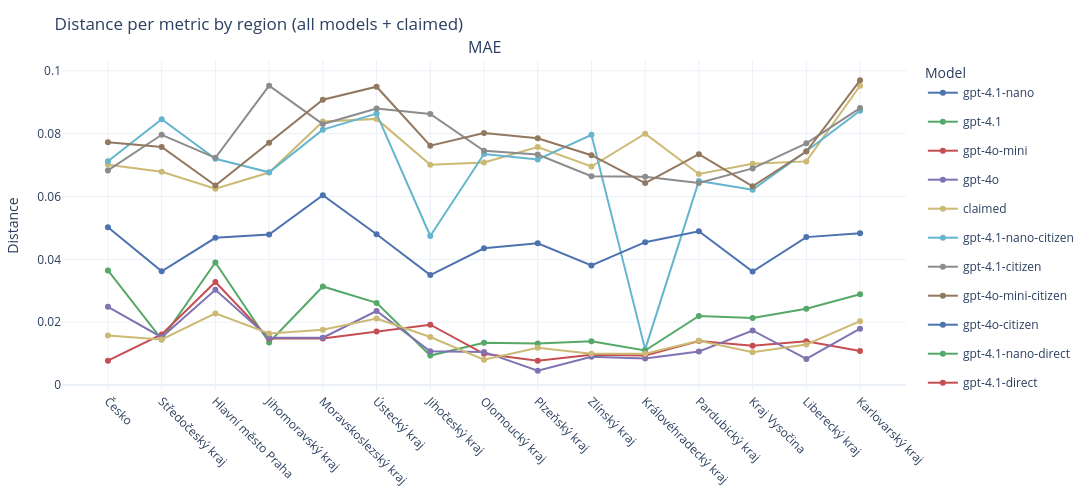

The notebook cell saved with this chart:
### Code cell
panel_data, election_data, voting_results_dict = load_csv_files(drop_voted_flag=True, drop_both_flag=False)
latent_prefs_dict = load_latent_prefs(drop_voted_flag=True, drop_both_flag=False)
plot_distance_lines_from_voting_results(election_data,
                                        panel_data,
                                        voting_results_dict,
                                        latent_prefs_dict,
                                        distances=["MAE"],
                                        # distances=['KL Divergence', "MAE"],
                                        ncols=1,
                                        height_per_row = 500,
                                        figure_width=1200,
                                        )

### Figure 1 — Plotly figure (JSON) as saved in the notebook; plotly's stock layout.template omitted (floating-point values rounded to 4 significant figures)
{"data": [{"hovertemplate": "Region=%{x}<br>MAE: %{y:.6g}<br>Model=gpt-4.1-nano<extra></extra>", "legendgroup": "gpt-4.1-nano", "line": {"color": "#4C72B0", "width": 2}, "mode": "lines+markers", "name": "gpt-4.1-nano", "showlegend": true, "x": ["Česko", "Středočeský kraj", "Hlavní město Praha", "Jihomoravský kraj", "Moravskoslezský kraj", "Ústecký kraj", "Jihočeský kraj", "Olomoucký kraj", "Plzeňský kraj", "Zlínský kraj", "Královéhradecký kraj", "Pardubický kraj", "Kraj Vysočina", "Liberecký kraj", "Karlovarský kraj"], "y": [NaN, NaN, NaN, NaN, NaN, NaN, NaN, NaN, NaN, NaN, NaN, NaN, NaN, NaN, NaN], "type": "scatter", "xaxis": "x", "yaxis": "y"}, {"hovertemplate": "Region=%{x}<br>MAE: %{y:.6g}<br>Model=gpt-4.1<extra></extra>", "legendgroup": "gpt-4.1", "line": {"color": "#55A868", "width": 2}, "mode": "lines+markers", "name": "gpt-4.1", "showlegend": true, "x": ["Česko", "Středočeský kraj", "Hlavní město Praha", "Jihomoravský kraj", "Moravskoslezský kraj", "Ústecký kraj", "Jihočeský kraj", "Olomoucký kraj", "Plzeňský kraj", "Zlínský kraj", "Královéhradecký kraj", "Pardubický kraj", "Kraj Vysočina", "Liberecký kraj", "Karlovarský kraj"], "y": [NaN, NaN, NaN, NaN, NaN, NaN, NaN, NaN, NaN, NaN, NaN, NaN, NaN, NaN, NaN], "type": "scatter", "xaxis": "x", "yaxis": "y"}, {"hovertemplate": "Region=%{x}<br>MAE: %{y:.6g}<br>Model=gpt-4o-mini<extra></extra>", "legendgroup": "gpt-4o-mini", "line": {"color": "#C44E52", "width": 2}, "mode": "lines+markers", "name": "gpt-4o-mini", "showlegend": true, "x": ["Česko", "Středočeský kraj", "Hlavní město Praha", "Jihomoravský kraj", "Moravskoslezský kraj", "Ústecký kraj", "Jihočeský kraj", "Olomoucký kraj", "Plzeňský kraj", "Zlínský kraj", "Královéhradecký kraj", "Pardubický kraj", "Kraj Vysočina", "Liberecký kraj", "Karlovarský kraj"], "y": [NaN, NaN, NaN, NaN, NaN, NaN, NaN, NaN, NaN, NaN, NaN, NaN, NaN, NaN, NaN], "type": "scatter", "xaxis": "x", "yaxis": "y"}, {"hovertemplate": "Region=%{x}<br>MAE: %{y:.6g}<br>Model=gpt-4o<extra></extra>", "legendgroup": "gpt-4o", "line": {"color": "#8172B2", "width": 2}, "mode": "lines+markers", "name": "gpt-4o", "showlegend": true, "x": ["Česko", "Středočeský kraj", "Hlavní město Praha", "Jihomoravský kraj", "Moravskoslezský kraj", "Ústecký kraj", "Jihočeský kraj", "Olomoucký kraj", "Plzeňský kraj", "Zlínský kraj", "Královéhradecký kraj", "Pardubický kraj", "Kraj Vysočina", "Liberecký kraj", "Karlovarský kraj"], "y": [NaN, NaN, NaN, NaN, NaN, NaN, NaN, NaN, NaN, NaN, NaN, NaN, NaN, NaN, NaN], "type": "scatter", "xaxis": "x", "yaxis": "y"}, {"hovertemplate": "Region=%{x}<br>MAE: %{y:.6g}<br>Model=claimed<extra></extra>", "legendgroup": "claimed", "line": {"color": "#CCB974", "width": 2}, "mode": "lines+markers", "name": "claimed", "showlegend": true, "x": ["Česko", "Středočeský kraj", "Hlavní město Praha", "Jihomoravský kraj", "Moravskoslezský kraj", "Ústecký kraj", "Jihočeský kraj", "Olomoucký kraj", "Plzeňský kraj", "Zlínský kraj", "Královéhradecký kraj", "Pardubický kraj", "Kraj Vysočina", "Liberecký kraj", "Karlovarský kraj"], "y": [0.07013, 0.06785, 0.0625, 0.06763, 0.08385, 0.0847, 0.07009, 0.07081, 0.07571, 0.06954, 0.07997, 0.06714, 0.07044, 0.07117, 0.09523], "type": "scatter", "xaxis": "x", "yaxis": "y"}, {"hovertemplate": "Region=%{x}<br>MAE: %{y:.6g}<br>Model=gpt-4.1-nano-citizen<extra></extra>", "legendgroup": "gpt-4.1-nano-citizen", "line": {"color": "#64B5CD", "width": 2}, "mode": "lines+markers", "name": "gpt-4.1-nano-citizen", "showlegend": true, "x": ["Česko", "Středočeský kraj", "Hlavní město Praha", "Jihomoravský kraj", "Moravskoslezský kraj", "Ústecký kraj", "Jihočeský kraj", "Olomoucký kraj", "Plzeňský kraj", "Zlínský kraj", "Královéhradecký kraj", "Pardubický kraj", "Kraj Vysočina", "Liberecký kraj", "Karlovarský kraj"], "y": [0.07124, 0.08461, 0.07201, 0.0677, 0.08128, 0.08638, 0.04742, 0.07351, 0.07178, 0.07962, 0.01133, 0.06495, 0.06214, 0.0744, 0.08728], "type": "scatter", "xaxis": "x", "yaxis": "y"}, {"hovertemplate": "Region=%{x}<br>MAE: %{y:.6g}<br>Model=gpt-4.1-citizen<extra></extra>", "legendgroup": "gpt-4.1-citizen", "line": {"color": "#8C8C8C", "width": 2}, "mode": "lines+markers", "name": "gpt-4.1-citizen", "showlegend": true, "x": ["Česko", "Středočeský kraj", "Hlavní město Praha", "Jihomoravský kraj", "Moravskoslezský kraj", "Ústecký kraj", "Jihočeský kraj", "Olomoucký kraj", "Plzeňský kraj", "Zlínský kraj", "Královéhradecký kraj", "Pardubický kraj", "Kraj Vysočina", "Liberecký kraj", "Karlovarský kraj"], "y": [0.06829, 0.07964, 0.0723, 0.09525, 0.08305, 0.08797, 0.08629, 0.07452, 0.07337, 0.06646, 0.06626, 0.06432, 0.06894, 0.07693, 0.08815], "type": "scatter", "xaxis": "x", "yaxis": "y"}, {"hovertemplate": "Region=%{x}<br>MAE: %{y:.6g}<br>Model=gpt-4o-mini-citizen<extra></extra>", "legendgroup": "gpt-4o-mini-citizen", "line": {"color": "#937860", "width": 2}, "mode": "lines+markers", "name": "gpt-4o-mini-citizen", "showlegend": true, "x": ["Česko", "Středočeský kraj", "Hlavní město Praha", "Jihomoravský kraj", "Moravskoslezský kraj", "Ústecký kraj", "Jihočeský kraj", "Olomoucký kraj", "Plzeňský kraj", "Zlínský kraj", "Královéhradecký kraj", "Pardubický kraj", "Kraj Vysočina", "Liberecký kraj", "Karlovarský kraj"], "y": [0.07729, 0.07575, 0.06349, 0.07711, 0.09079, 0.09493, 0.07617, 0.08019, 0.07852, 0.07314, 0.06428, 0.07346, 0.06326, 0.07429, 0.09698], "type": "scatter", "xaxis": "x", "yaxis": "y"}, {"hovertemplate": "Region=%{x}<br>MAE: %{y:.6g}<br>Model=gpt-4o-citizen<extra></extra>", "legendgroup": "gpt-4o-citizen", "line": {"color": "#4C72B0", "width": 2}, "mode": "lines+markers", "name": "gpt-4o-citizen", "showlegend": true, "x": ["Česko", "Středočeský kraj", "Hlavní město Praha", "Jihomoravský kraj", "Moravskoslezský kraj", "Ústecký kraj", "Jihočeský kraj", "Olomoucký kraj", "Plzeňský kraj", "Zlínský kraj", "Královéhradecký kraj", "Pardubický kraj", "Kraj Vysočina", "Liberecký kraj", "Karlovarský kraj"], "y": [0.05019, 0.03616, 0.04684, 0.04787, 0.0604, 0.04799, 0.035, 0.04352, 0.04509, 0.03804, 0.04546, 0.04893, 0.03612, 0.04707, 0.0483], "type": "scatter", "xaxis": "x", "yaxis": "y"}, {"hovertemplate": "Region=%{x}<br>MAE: %{y:.6g}<br>Model=gpt-4.1-nano-direct<extra></extra>", "legendgroup": "gpt-4.1-nano-direct", "line": {"color": "#55A868", "width": 2}, "mode": "lines+markers", "name": "gpt-4.1-nano-direct", "showlegend": true, "x": ["Česko", "Středočeský kraj", "Hlavní město Praha", "Jihomoravský kraj", "Moravskoslezský kraj", "Ústecký kraj", "Jihočeský kraj", "Olomoucký kraj", "Plzeňský kraj", "Zlínský kraj", "Královéhradecký kraj", "Pardubický kraj", "Kraj Vysočina", "Liberecký kraj", "Karlovarský kraj"], "y": [0.03645, 0.01452, 0.03901, 0.01353, 0.03135, 0.02613, 0.009366, 0.01343, 0.01317, 0.01394, 0.01096, 0.02199, 0.02134, 0.02429, 0.02885], "type": "scatter", "xaxis": "x", "yaxis": "y"}, {"hovertemplate": "Region=%{x}<br>MAE: %{y:.6g}<br>Model=gpt-4.1-direct<extra></extra>", "legendgroup": "gpt-4.1-direct", "line": {"color": "#C44E52", "width": 2}, "mode": "lines+markers", "name": "gpt-4.1-direct", "showlegend": true, "x": ["Česko", "Středočeský kraj", "Hlavní město Praha", "Jihomoravský kraj", "Moravskoslezský kraj", "Ústecký kraj", "Jihočeský kraj", "Olomoucký kraj", "Plzeňský kraj", "Zlínský kraj", "Královéhradecký kraj", "Pardubický kraj", "Kraj Vysočina", "Liberecký kraj", "Karlovarský kraj"], "y": [0.007734, 0.01608, 0.03277, 0.01476, 0.01477, 0.017, 0.01919, 0.009934, 0.007707, 0.009656, 0.009424, 0.01402, 0.01247, 0.0139, 0.01081], "type": "scatter", "xaxis": "x", "yaxis": "y"}, {"hovertemplate": "Region=%{x}<br>MAE: %{y:.6g}<br>Model=gpt-4o-mini-direct<extra></extra>", "legendgroup": "gpt-4o-mini-direct", "line": {"color": "#8172B2", "width": 2}, "mode": "lines+markers", "name": "gpt-4o-mini-direct", "showlegend": true, "x": ["Česko", "Středočeský kraj", "Hlavní město Praha", "Jihomoravský kraj", "Moravskoslezský kraj", "Ústecký kraj", "Jihočeský kraj", "Olomoucký kraj", "Plzeňský kraj", "Zlínský kraj", "Královéhradecký kraj", "Pardubický kraj", "Kraj Vysočina", "Liberecký kraj", "Karlovarský kraj"], "y": [0.02488, 0.0152, 0.03028, 0.01501, 0.01507, 0.02355, 0.01074, 0.01053, 0.004547, 0.008952, 0.008448, 0.01066, 0.01735, 0.008309, 0.01791], "type": "scatter", "xaxis": "x", "yaxis": "y"}, {"hovertemplate": "Region=%{x}<br>MAE: %{y:.6g}<br>Model=gpt-4o-direct<extra></extra>", "legendgroup": "gpt-4o-direct", "line": {"color": "#CCB974", "width": 2}, "mode": "lines+markers", "name": "gpt-4o-direct", "showlegend": true, "x": ["Česko", "Středočeský kraj", "Hlavní město Praha", "Jihomoravský kraj", "Moravskoslezský kraj", "Ústecký kraj", "Jihočeský kraj", "Olomoucký kraj", "Plzeňský kraj", "Zlínský kraj", "Královéhradecký kraj", "Pardubický kraj", "Kraj Vysočina", "Liberecký kraj", "Karlovarský kraj"], "y": [0.01579, 0.01447, 0.02278, 0.01637, 0.01755, 0.02113, 0.01528, 0.00804, 0.01185, 0.009973, 0.009933, 0.01405, 0.01043, 0.01289, 0.02031], "type": "scatter", "xaxis": "x", "yaxis": "y"}], "layout": {"xaxis": {"anchor": "y", "domain": [0.0, 1.0], "categoryorder": "array", "categoryarray": ["Česko", "Středočeský kraj", "Hlavní město Praha", "Jihomoravský kraj", "Moravskoslezský kraj", "Ústecký kraj", "Jihočeský kraj", "Olomoucký kraj", "Plzeňský kraj", "Zlínský kraj", "Královéhradecký kraj", "Pardubický kraj", "Kraj Vysočina", "Liberecký kraj", "Karlovarský kraj"], "tickangle": 45}, "yaxis": {"anchor": "x", "domain": [0.0, 1.0], "title": {"text": "Distance"}}, "annotations": [{"font": {"size": 16}, "showarrow": false, "text": "MAE", "x": 0.5, "xanchor": "center", "xref": "paper", "y": 1.0, "yanchor": "bottom", "yref": "paper"}], "title": {"text": "Distance per metric by region (all models + claimed)"}, "legend": {"title": {"text": "Model"}}, "margin": {"l": 60, "r": 20, "t": 60, "b": 60}, "height": 500, "width": 1200, "showlegend": true, "hovermode": "x unified"}}
